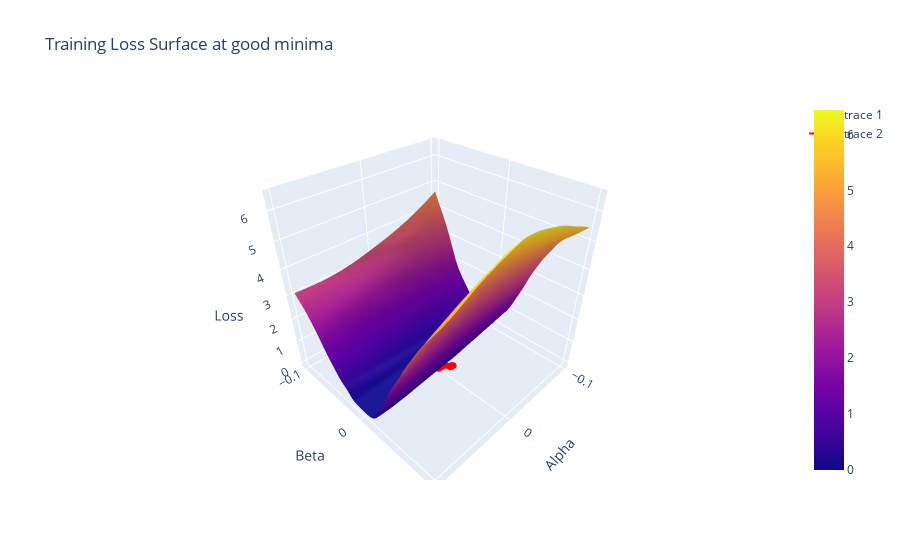
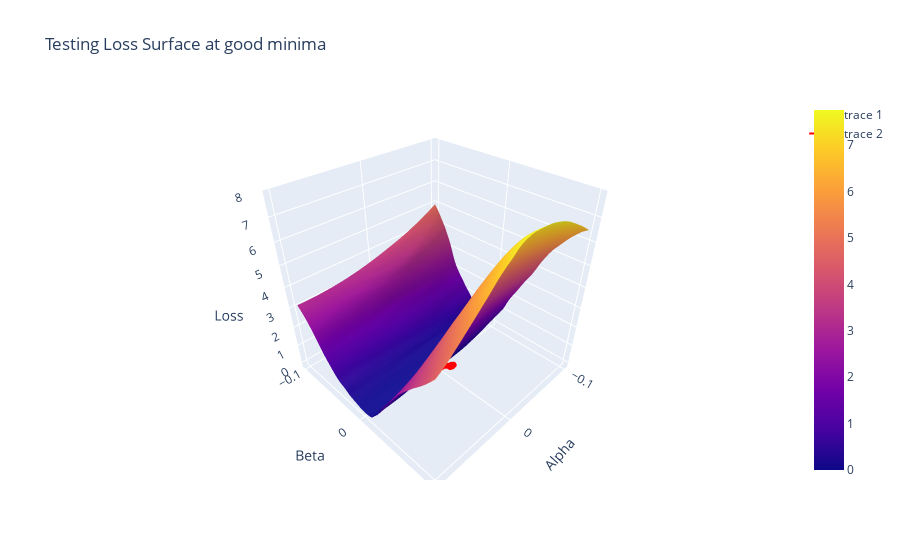

Notebook source saved alongside these figures, in order:
### Code cell
plot_loss_surface_3d(alphas, betas, train_loss_surface_good, np.array(trajectory), 'Training Loss Surface at good minima')
plot_loss_surface_3d(alphas, betas, test_loss_surface_good, np.array(trajectory), 'Testing Loss Surface at good minima')
